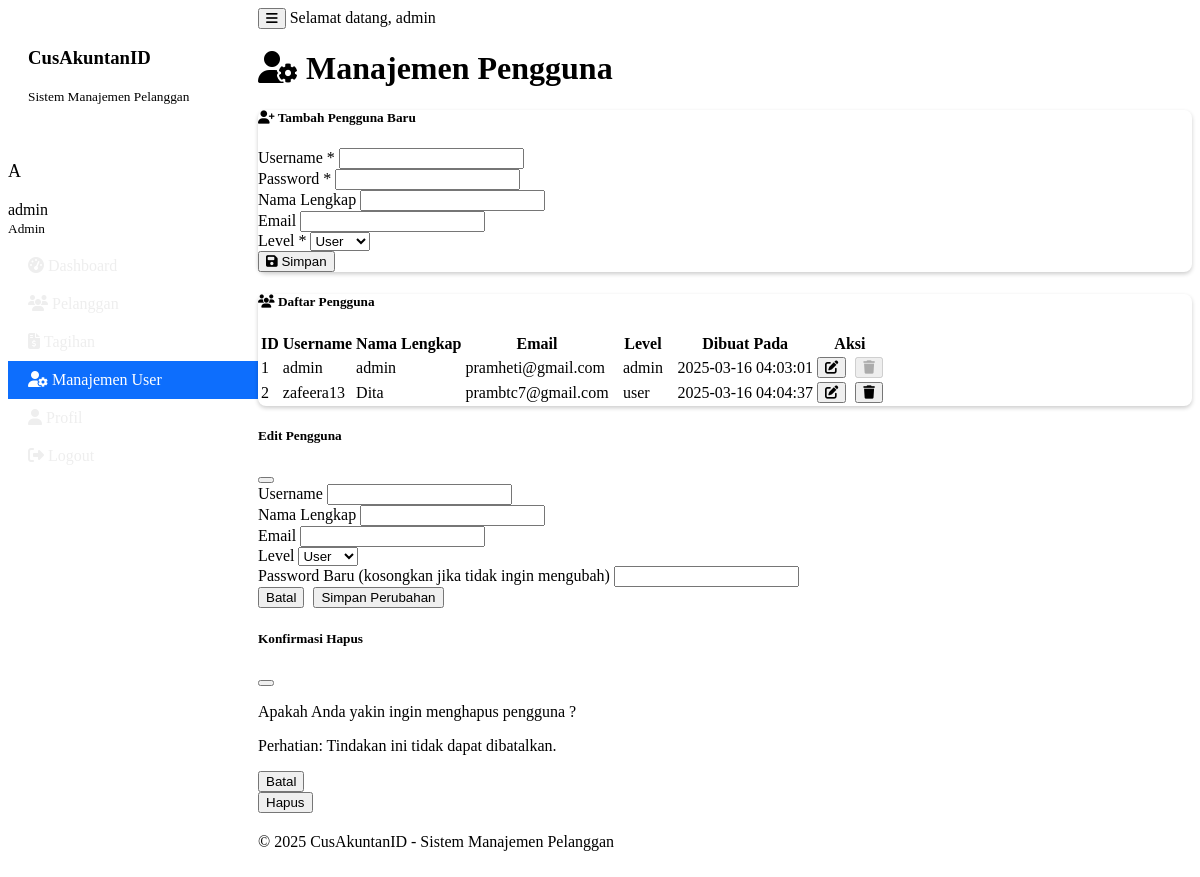
Screenshot of /users (signed in) with the database file from the repository.
### tables this page shows
CREATE TABLE pengguna (
            id INTEGER PRIMARY KEY,
            username TEXT UNIQUE NOT NULL,
            password_hash TEXT NOT NULL,
            nama_lengkap TEXT,
            email TEXT,
            level TEXT DEFAULT 'user',
            dibuat_pada TEXT
        );

### main.py (the view)
    def decorated_function(*args, **kwargs):
        if 'user' not in session:
            flash('Anda perlu login terlebih dahulu.', 'warning')
            return redirect(url_for('login'))
        if session['user'].get('level') != 'admin':
            flash('Anda tidak memiliki hak akses ke halaman ini.', 'danger')
            return redirect(url_for('dashboard'))
        return f(*args, **kwargs)

### main.py (called while the page is built)
@app.context_processor
def inject_now():
    return {'now': datetime.datetime.now()}

def admin_required(f):
    def decorated_function(*args, **kwargs):
        if 'user' not in session:
            flash('Anda perlu login terlebih dahulu.', 'warning')
            return redirect(url_for('login'))
        if session['user'].get('level') != 'admin':
            flash('Anda tidak memiliki hak akses ke halaman ini.', 'danger')
            return redirect(url_for('dashboard'))
        return f(*args, **kwargs)
    decorated_function.__name__ = f.__name__
    return decorated_function

@app.route('/users')
@admin_required
def user_list():
    users = pengguna_manager.get_all_users()
    return render_template('user_management.html', users=users)

    def get_connection(self):
        return sqlite3.connect(self.db_path)

    def get_all_users(self):
        conn = None
        try:
            conn = self.get_connection()
            cursor = conn.cursor()
            cursor.execute("SELECT id, username, nama_lengkap, email, level, dibuat_pada FROM pengguna ORDER BY username")
            users = cursor.fetchall()
            return users
        except sqlite3.OperationalError as e:
            print(f"Database error: {e}")
            return []
        finally:
            if conn:
                conn.close()

### templates/user_management.html (shortened to what this page needs)
{% extends "base.html" %}
{% block content %}
<div class="container">
    <h1 class="mb-4"><i class="fas fa-user-cog me-2"></i> Manajemen Pengguna</h1>
    <div class="card mb-4">
        <div class="card-header bg-primary text-white">
            <h5 class="mb-0">
                <i class="fas fa-user-plus me-2"></i> Tambah Pengguna Baru
            </h5>
        </div>
        <div class="card-body">
            <form method="POST" action="{{ url_for('add_user') }}" id="addUserForm">
                <div class="row">
                    <div class="col-md-6 mb-3">
                        <label for="username" class="form-label">Username <span class="text-danger">*</span></label>
                        <input type="text" class="form-control" id="username" name="username" required>
                    </div>
                    <div class="col-md-6 mb-3">
                        <label for="password" class="form-label">Password <span class="text-danger">*</span></label>
                        <input type="password" class="form-control" id="password" name="password" required>
                    </div>
                </div>
                <div class="row">
                    <div class="col-md-6 mb-3">
                        <label for="nama_lengkap" class="form-label">Nama Lengkap</label>
                        <input type="text" class="form-control" id="nama_lengkap" name="nama_lengkap">
                    </div>
                    <div class="col-md-6 mb-3">
                        <label for="email" class="form-label">Email</label>
                        <input type="email" class="form-control" id="email" name="email">
                    </div>
                </div>
                <div class="mb-3">
                    <label for="level" class="form-label">Level <span class="text-danger">*</span></label>
                    <select class="form-select" id="level" name="level" required>
                        <option value="user">User</option>
                    </select>
                </div>
                <div class="text-end">
                    <button type="submit" class="btn btn-primary">
                        <i class="fas fa-save me-2"></i> Simpan
                    </button>
                </div>
            </form>
        </div>
    </div>
    <div class="card">
        <div class="card-header bg-dark text-white">
            <h5 class="mb-0">
                <i class="fas fa-users me-2"></i> Daftar Pengguna
            </h5>
        </div>
        <div class="card-body">
            <div class="table-responsive">
                <table class="table table-striped table-hover">
                    <thead>
                        <tr>
                            <th>ID</th>
                            <th>Username</th>
                            <th>Nama Lengkap</th>
                            <th>Email</th>
                            <th>Level</th>
                            <th>Dibuat Pada</th>
                            <th>Aksi</th>
                        </tr>
                    </thead>
                    <tbody>
                        {% if users %}
                            {% for user in users %}
                            <tr>
                                <td>{{ user[0] }}</td>
                                <td>{{ user[1] }}</td>
                                <td>{{ user[2] or '-' }}</td>
                                <td>{{ user[3] or '-' }}</td>
                                <td>
                                    <span class="badge bg-{{ 'danger' if user[4] == 'admin' else 'info' }}">
                                        {{ user[4] }}
                                    </span>
                                </td>
                                <td>{{ user[5] }}</td>
                                <td>
                                    <button type="button" class="btn btn-sm btn-primary edit-user-btn" data-bs-toggle="modal" data-bs-target="#editUserModal"
                                        data-id="{{ user[0] }}"
                                        data-username="{{ user[1] }}"
                                        data-nama="{{ user[2] or '' }}"
                                        data-email="{{ user[3] or '' }}"
                                        data-level="{{ user[4] }}">
                                        <i class="fas fa-edit"></i>
                                    </button>
                                    {% if user[0] != session.user.id %}
                                    <button type="button" class="btn btn-sm btn-danger delete-user-btn" data-bs-toggle="modal" data-bs-target="#deleteUserModal"
                                        data-id="{{ user[0] }}"
                                        data-username="{{ user[1] }}">
                                        <i class="fas fa-trash"></i>
                                    </button>
                                    {% else %}
                                    <button type="button" class="btn btn-sm btn-secondary" disabled title="Tidak bisa menghapus akun sendiri">
                                        <i class="fas fa-trash"></i>
                                    </button>
                                    {% endif %}
                                </td>
                            </tr>
                            {% endfor %}
                        {% else %}
                            <tr>
                                <td colspan="7" class="text-center">Tidak ada data pengguna</td>
                            </tr>
                        {% endif %}
                    </tbody>
                </table>
            </div>
        </div>
    </div>
</div>
<div class="modal fade" id="editUserModal" tabindex="-1" aria-labelledby="editUserModalLabel" aria-hidden="true">
    <div class="modal-dialog">
        <div class="modal-content">
            <div class="modal-header bg-primary text-white">
                <h5 class="modal-title" id="editUserModalLabel">Edit Pengguna</h5>
                <button type="button" class="btn-close" data-bs-dismiss="modal" aria-label="Close"></button>
            </div>
            <form id="editUserForm" method="POST">
                <div class="modal-body">
                    <div class="mb-3">
                        <label for="edit_username" class="form-label">Username</label>
                        <input type="text" class="form-control" id="edit_username" readonly>
                    </div>
                    <div class="mb-3">
                        <label for="edit_nama_lengkap" class="form-label">Nama Lengkap</label>
                        <input type="text" class="form-control" id="edit_nama_lengkap" name="nama_lengkap">
                    </div>
                    <div class="mb-3">
                        <label for="edit_email" class="form-label">Email</label>
                        <input type="email" class="form-control" id="edit_email" name="email">
                    </div>
                    <div class="mb-3">
                        <label for="edit_level" class="form-label">Level</label>
                        <select class="form-select" id="edit_level" name="level">
                            <option value="user">User</option>
                        </select>
                    </div>
                    <div class="mb-3">
                        <label for="edit_password" class="form-label">Password Baru (kosongkan jika tidak ingin mengubah)</label>
                        <input type="password" class="form-control" id="edit_password" name="password">
                    </div>
                </div>
                <div class="modal-footer">
                    <button type="button" class="btn btn-secondary" data-bs-dismiss="modal">Batal</button>
                    <button type="submit" class="btn btn-primary">Simpan Perubahan</button>
                </div>
            </form>
        </div>
    </div>
</div>
<div class="modal fade" id="deleteUserModal" tabindex="-1" aria-labelledby="deleteUserModalLabel" aria-hidden="true">
    <div class="modal-dialog">
        <div class="modal-content">
            <div class="modal-header bg-danger text-white">
                <h5 class="modal-title" id="deleteUserModalLabel">Konfirmasi Hapus</h5>
                <button type="button" class="btn-close" data-bs-dismiss="modal" aria-label="Close"></button>
            </div>
            <div class="modal-body">
                <p>Apakah Anda yakin ingin menghapus pengguna ?</p>
                <p class="text-danger">Perhatian: Tindakan ini tidak dapat dibatalkan.</p>
            </div>
            <div class="modal-footer">
                <button type="button" class="btn btn-secondary" data-bs-dismiss="modal">Batal</button>
                <form id="deleteUserForm" method="POST">
                    <button type="submit" class="btn btn-danger">Hapus</button>
                </form>
            </div>
        </div>
    </div>
</div>
{% endblock %}

### templates/base.html (shortened to what this page needs)
<!DOCTYPE html>
<html lang="id">
<head>
    <link href="https://cdn.replit.com/agent/bootstrap-agent-dark-theme.min.css" rel="stylesheet">
    <link rel="stylesheet" href="https://cdnjs.cloudflare.com/ajax/libs/font-awesome/6.4.0/css/all.min.css">
    <link rel="stylesheet" href="{{ url_for('static', filename='css/style.css') }}">
</head>
<body>
    <div class="wrapper">
        {% if session.get('user') %}
        <nav id="sidebar" class="bg-dark">
            <div class="sidebar-header text-center">
                <h3>CusAkuntanID</h3>
                <small>Sistem Manajemen Pelanggan</small>
            </div>
            <ul class="list-unstyled components">
                <li class="sidebar-user-info p-3 mb-2 border-bottom">
                    <div class="d-flex align-items-center">
                        <div class="user-avatar bg-primary rounded-circle d-flex justify-content-center align-items-center me-2">
                            <span>{{ session.user.username[0].upper() }}</span>
                        </div>
                        <div>
                            <div>{{ session.user.nama_lengkap or session.user.username }}</div>
                            <small class="text-muted">{{ 'Admin' if session.user.level == 'admin' else 'User' }}</small>
                        </div>
                    </div>
                </li>
                <li class="{% if request.path == '/dashboard' %}active{% endif %}">
                    <a href="{{ url_for('dashboard') }}">
                        <i class="fas fa-tachometer-alt me-2"></i> Dashboard
                    </a>
                </li>
                <li class="{% if '/pelanggan' in request.path %}active{% endif %}">
                    <a href="{{ url_for('pelanggan_list') }}">
                        <i class="fas fa-users me-2"></i> Pelanggan
                    </a>
                </li>
                <li class="{% if '/tagihan' in request.path %}active{% endif %}">
                    <a href="{{ url_for('tagihan_list') }}">
                        <i class="fas fa-file-invoice-dollar me-2"></i> Tagihan
                    </a>
                </li>
                {% if session.user.level == 'admin' %}
                <li class="{% if '/users' in request.path %}active{% endif %}">
                    <a href="{{ url_for('user_list') }}">
                        <i class="fas fa-user-cog me-2"></i> Manajemen User
                    </a>
                </li>
                {% endif %}
                <li class="{% if '/profile' in request.path %}active{% endif %}">
                    <a href="{{ url_for('profile') }}">
                        <i class="fas fa-user me-2"></i> Profil
                    </a>
                </li>
                <li>
                    <a href="{{ url_for('logout') }}">
                        <i class="fas fa-sign-out-alt me-2"></i> Logout
                    </a>
                </li>
            </ul>
        </nav>
        {% endif %}
        <div id="content" class="{% if not session.get('user') %}w-100 no-sidebar{% endif %}">
            {% if session.get('user') %}
            <nav class="navbar navbar-expand-lg navbar-dark bg-dark">
                <div class="container-fluid">
                    <button type="button" id="sidebarCollapse" class="btn btn-outline-secondary">
                        <i class="fas fa-bars"></i>
                    </button>
                    <span class="navbar-text ms-auto">
                        <span class="d-none d-md-inline">Selamat datang, </span>{{ session.user.nama_lengkap or session.user.username }}
                    </span>
                </div>
            </nav>
            {% endif %}
            <main class="container mt-3">
                {% block content %}{% endblock %}
            </main>
            <footer class="footer mt-auto py-3 bg-dark">
                <div class="container">
                    <div class="text-center text-muted">
                        &copy; {{ now.year }} CusAkuntanID - Sistem Manajemen Pelanggan
                    </div>
                </div>
            </footer>
        </div>
    </div>
</body>
</html>

### static/css/style.css (style rules this page uses)
.wrapper { display: flex; width: 100%; align-items: stretch; }
#sidebar { min-width: 250px; max-width: 250px; min-height: 100vh; transition: all 0.3s; }
#sidebar .sidebar-header { padding: 20px; }
#sidebar ul.components { padding: 20px 0; }
#sidebar ul li a { padding: 10px 20px; display: block; color: #eeeeee; transition: all 0.3s; text-decoration: none; }
#sidebar ul li.active > a { background: #0d6efd; color: #fff; }
#content { width: 100%; min-height: 100vh; transition: all 0.3s; display: flex; flex-direction: column; }
.footer { margin-top: auto; padding: 20px 0; }
.user-avatar { width: 40px; height: 40px; font-size: 18px; }
.sidebar-user-info { margin-bottom: 10px; }
.card { margin-bottom: 20px; border-radius: 0.5rem; box-shadow: 0 0.125rem 0.25rem rgba(0, 0, 0, 0.2); }
.card-header { border-top-left-radius: 0.5rem !important; border-top-right-radius: 0.5rem !important; }
.btn + .btn { margin-left: 5px; }
.table th, .table td { vertical-align: middle; }
.badge.bg-success, .badge.bg-danger, .badge.bg-info, .badge.bg-warning { font-weight: 500; padding: 0.35em 0.65em; }

### rows the page displays
pengguna: id "1", username "admin", nama_lengkap "admin", email "pramheti@gmail.com", level "admin", dibuat_pada "2025-03-16 04:03:01"
pengguna: id "2", username "zafeera13", nama_lengkap "Dita", email "prambtc7@gmail.com", level "user", dibuat_pada "2025-03-16 04:04:37"

### other values shown
{{ session.user.username[0].upper() }} "A"
{{ session.user.nama_lengkap or session.user.username }} "admin"
{{ 'Admin' if session.user.level == 'admin' else 'User' }} "Admin"
